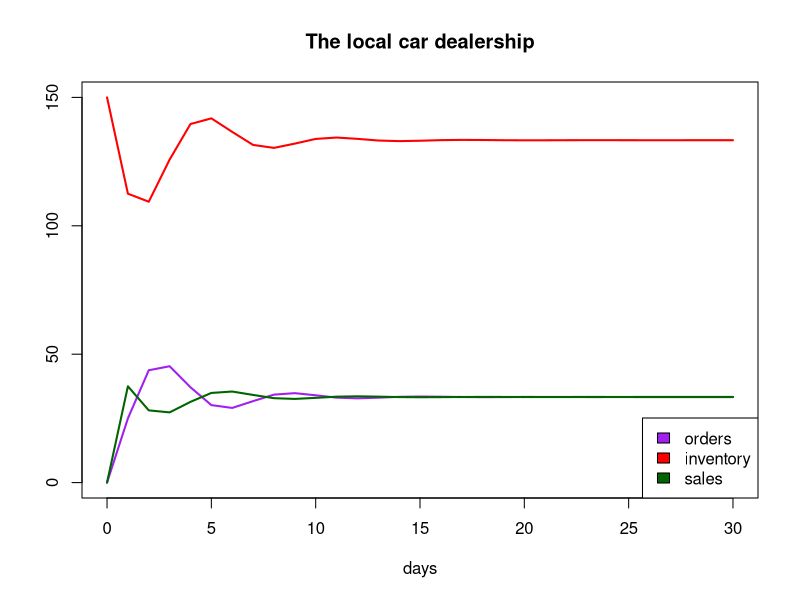

Recreate this plot in R.

# Meadows ch.2 Car dealership example (Fig. 29) -- version 1.2
# delivery and response delays
# CPSC 420 -- spring 2016

# Set up time. (delta.t and time vector).
delta.t <- 1   # days
time <- seq(0,30,delta.t)

# itot() and ttoi() functions (if desired).
itot <- function(i) (i-1)*delta.t + 0
ttoi <- function(t) (t-0)/delta.t + 1

# Simulation parameters (inputs).
customer.demand <- .25  # (cars/day)/car  (demand prop. to inventory)
stocking.factor <- 10  # cars/(cars/day)
lot.size <- 200        # cars

orders <- vector()    # cars/day
orders[1] <- 0
sales <- vector()     # cars/day
sales[1] <- 0

delivery.delay <- 1   # days
response.delay <- 1   # days

# Stocks. (Create a vector and an initial condition for each.)
inventory <- vector(length=length(time))
inventory[1] <- 150

# Simulation loop. 
# For each slice of simulated time,
for (i in 2:length(time)) {

    # Compute the values of all the flows, based on previous stock values.

    sales[i] <- customer.demand * inventory[i-1]
    perceived.sales <- sales[i]   # NO perception delay.

    desired.inventory <- 
        min(lot.size, perceived.sales * stocking.factor)
    discrepancy <- inventory[i-1] - desired.inventory # pos = enough

    orders[i] <- max(0,-discrepancy/(response.delay+1)) / delta.t

    deliveries <- orders[max(1,i-delivery.delay)]

    # Compute the values of all the derivatives of the stocks ("primes").
    inventory.prime <- deliveries - sales[i]

    # Compute all the new stock values (including any derived stocks).
    inventory[i] <- inventory[i-1] + inventory.prime * delta.t

}

# Plot and analyze.
all.values <- c(0,inventory,orders,sales)
plot(time,inventory,type="l",col="red",lwd=2,ylim=range(all.values),
    xlab="days",ylab="",main="The local car dealership")
lines(time,orders,col="purple",lwd=2)
lines(time,sales,col="darkgreen",lwd=2)
legend("bottomright",fill=c("purple","red","darkgreen"),
    legend=c("orders","inventory","sales"))
